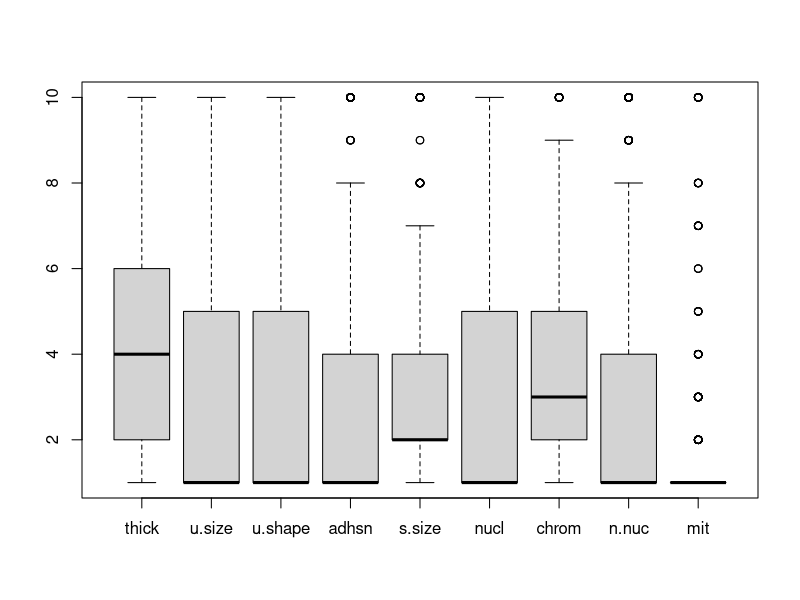
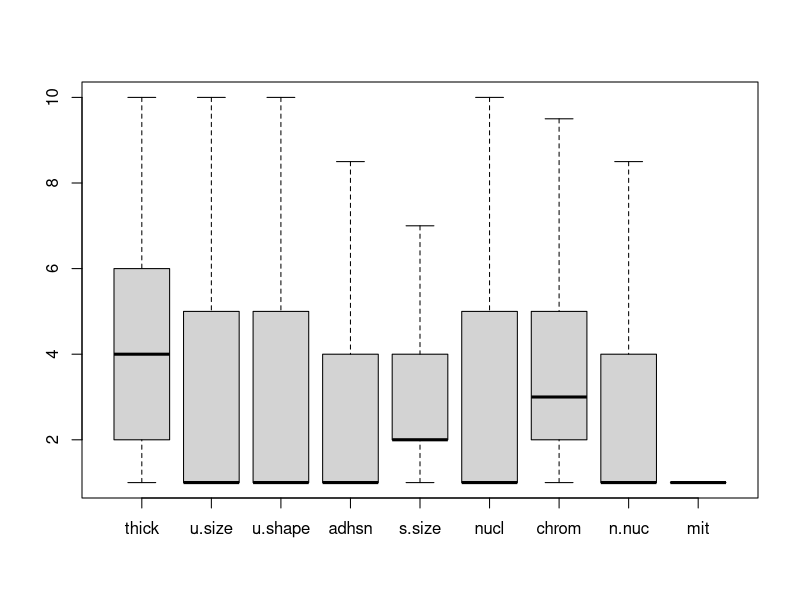
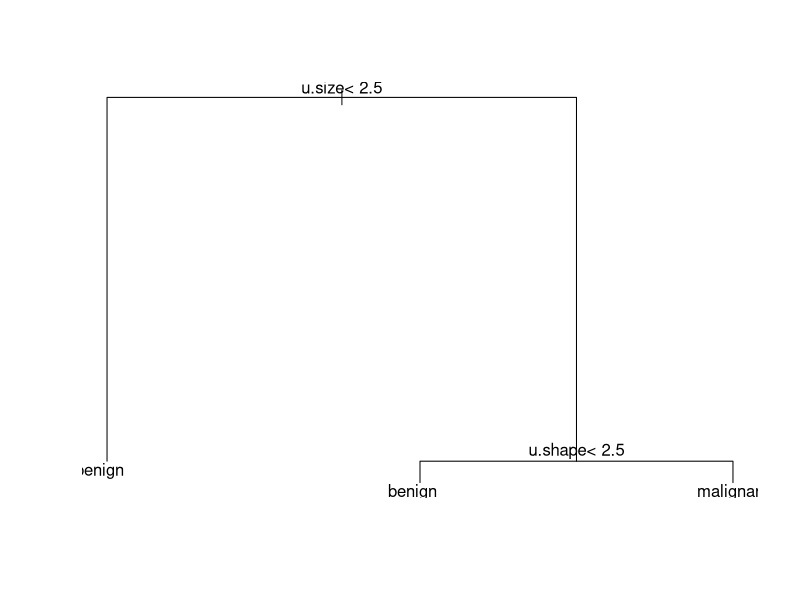
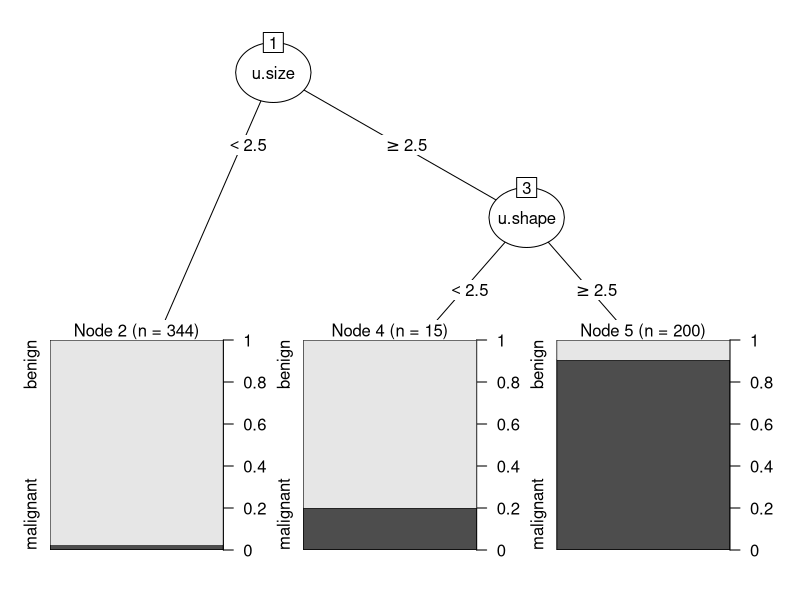
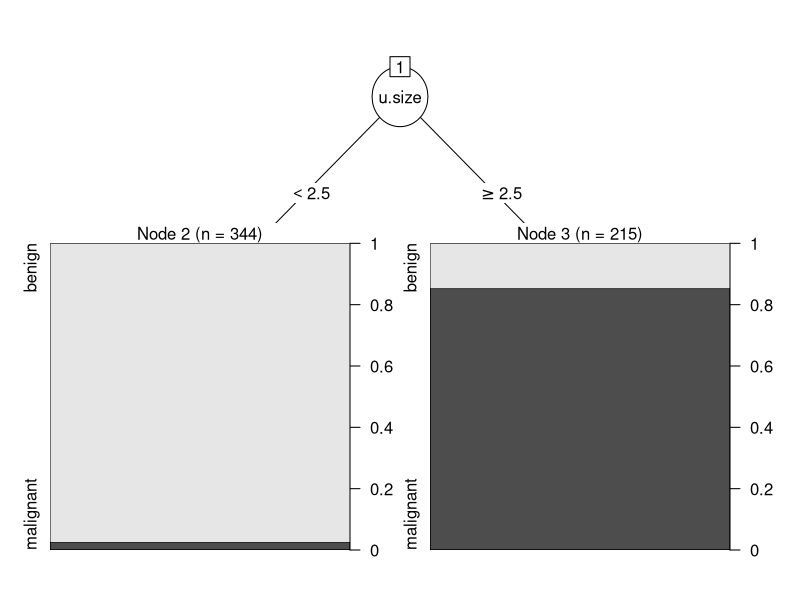
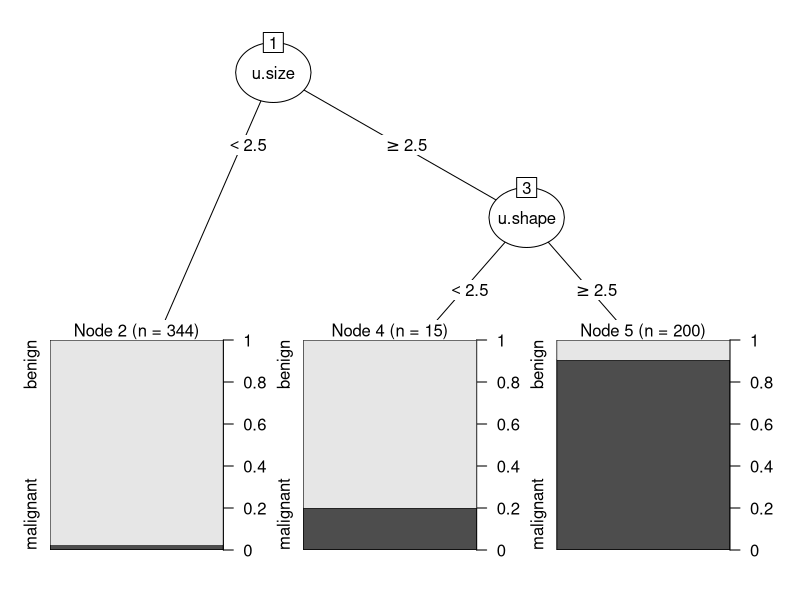

The R source for these figures, in order: (Note: this script raises an error after producing the figures.)
# Classification Tress
library("MASS")
data <- biopsy
View(data)

# Removing the unnecessary columns
data <- data[,-1]

# checking for missing values
any(is.na(data))
colSums(is.na(data))

# V6 has missing values replace it with median
data$V6[is.na(data$V6)] = median(data$V6, na.rm = TRUE)
colSums(is.na(data)) # No missing values

# changing the column names
names_biopsy = c("thick","u.size","u.shape","adhsn","s.size","nucl","chrom","n.nuc","mit","class")
names(data) = names_biopsy
View(data)
str(data)

# checking for scaling
boxplot(data[,1:9]) 

# No need for scaling because every values are in the same range

# Removing outliers with floor and ceiling

floors <- function(x){
  q1 = summary(x)[2]
  q3 = summary(x)[5]
  f = q1 - 1.5*(q3 - q1)
  return(f)
}
ceilings = function(x){
  q1 = summary(x)[2]
  q3 = summary(x)[5]
  c = q3 + 1.5*(q3 - q1)
  return(c)
}

for(i in 1:9){
  data[,i] = ifelse(data[,i]<floors(data[,i]),floors(data[,i]),data[,i])
  data[,i] = ifelse(data[,i]>ceilings(data[,i]),ceilings(data[,i]),data[,i])
}

boxplot(data[,1:9])

# Spliting the data into trianing and testing
library("caTools")
set.seed(2)
spliting = sample.split(data$class,SplitRatio = 0.8)
train = subset(data, spliting == TRUE)
test = subset(data, spliting == FALSE)

# Building a model
library("rpart")
model <- rpart(class ~.,data = train)
plot(model)
text(model)

# To view the plot nicely we use another library
library("partykit")
plot(as.party(model))

# Going for cross-validation by purning
model$cptable # ( From that we cannot choose the stabilize one we need to build the model with 2 and 3 splits and which give high accuracy we choose that )

# First based on 2nd cp we build the model
cp2 <- model$cptable[2,1]
cp2

prune_model_cp2 <- prune(model,cp = cp2)
plot(as.party(prune_model_cp2))

cp3 <- model$cptable[3,1]
cp3

prune_model_cp3 <- prune(model, cp = cp3)
plot(as.party(prune_model_cp3))

# Prediction

model_predict_cp2 <- predict(prune_model_cp2, newdata = test, type = 'class')
model_predict_cp2

model_predict_cp3 <- predict(prune_model_cp3, newdata = test, type = 'class')
model_predict_cp3

# Precision
precision = function(x,y){
  t <- table(x,y)
  p <- t[2,2] / ( t[2,1] + t[2,2] )
  return (p)
}

precision_cp2 <- precision(model_predict_cp2,test$class)
precision_cp2

precision_cp3 <- precision(model_predict_cp3,test$class)
precision_cp3

accuracy = function(x,y){
  t <- table(x,y)
  a <- ( t[2,2] + t[1,1] ) / ( t[1,1] + t[1,2] + t[2,1] + t[2,2])
  return(a)
}

accuracy_cp2 <- accuracy(model_predict_cp2,test$class)
accuracy_cp2

accuracy_cp3 <- accuracy(model_predict_cp3,test$class)
accuracy_cp3

confusionMatrix(model_predict_cp3,test$class)

# we choose cp3 model becuase it has high accuracy and precision

library("randomForest")
set.seed(2)
model_forest <- randomForest(class ~., data = train)
model_forest
plot(model_forest)

model_forest$err.rate
a=which.min(model_forest$err.rate[,1])

set.seed(2)
model_forest_tune <- randomForest(class ~., data = train, ntree = a )
model_forest_tune

# Prediction
model_forest_predict <- predict(model_forest_tune, newdata = test, type = 'class')
head(model_forest_predict)

head(test$class)

library("caret")
confusionMatrix(model_forest_predict, test$class)

varImpPlot(model_forest_tune)
varUsed(model_forest_tune)
importance(model_forest_tune)
